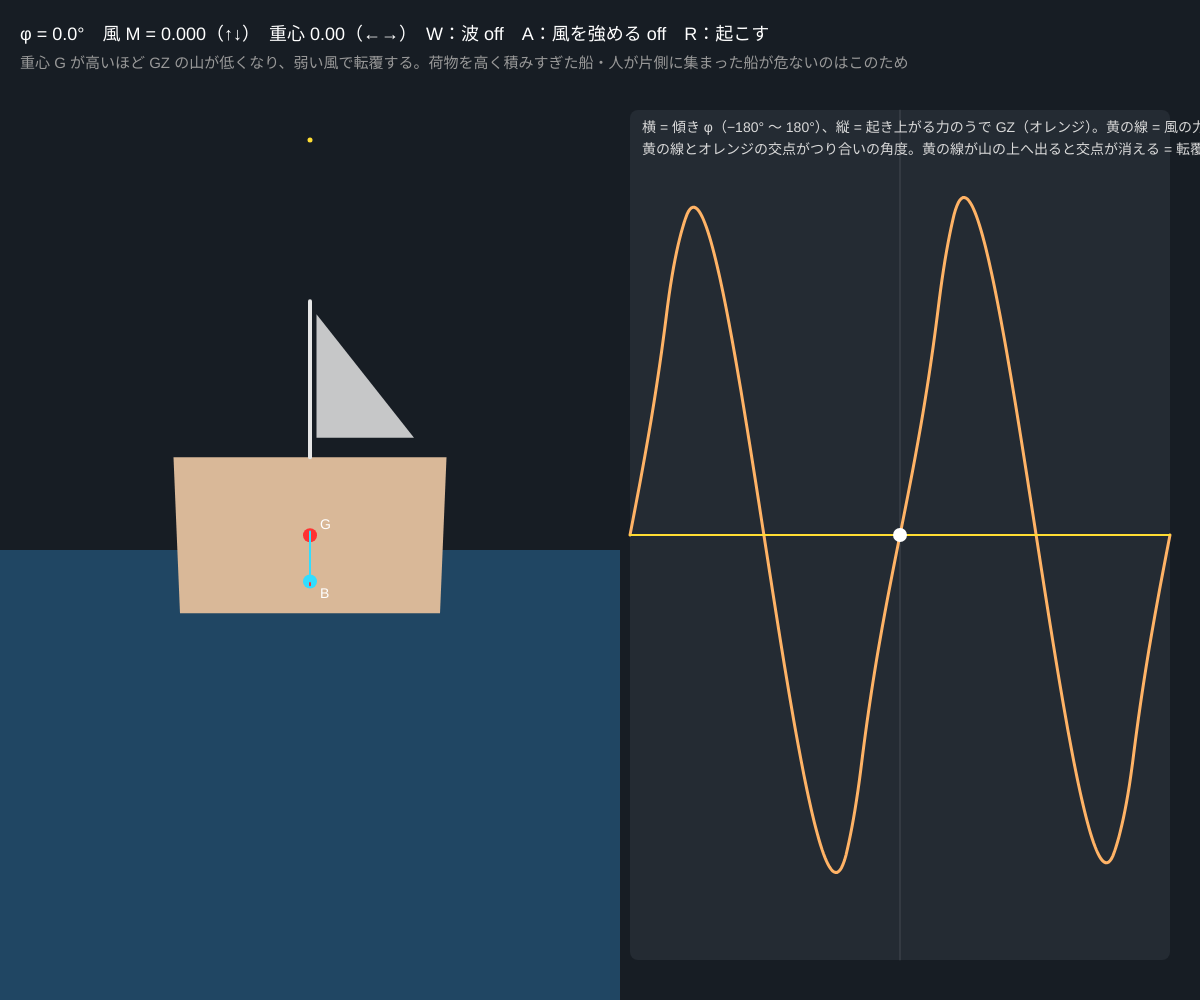
Frame 1 (no input)
Frame 60 (no input): identical to frame 1, image omitted
Frame 120 (the mouse pressed at the canvas centre since frame 60): identical to frame 1, image omitted

The p5.js sketch that drew this single still picture (run headless with seeded random() and noise() and a simulated clock; from frame 60 on, the mouse is pressed at the canvas centre):

// p5.js sketch
// ── sketch.js
// ============================================
// 11 船の転覆と復原力
// 船が傾くと、水に沈んだ部分の中心（浮心 B）が低い側へ動き、重心 G との間に「起き上がる力のうで」GZ ができる
//   外から傾ける力（風・波）M を少しずつ強くしても、船はなめらかに少し傾くだけ。でも M が GZ の山をこえると
//   つり合う角度がなくなり、一気に転覆する（折り目のカタストロフィー）。逆さまの船も安定 → 元には戻らない
// ↑↓ = 風の力 M / ←→ = 重心の高さ / W = 波 / A = 風をゆっくり強める / R = 起こす
// ============================================

let hull = [[-1, -0.6], [1, -0.6], [1.05, 0.6], [-1.05, 0.6]];   // ★ 船の断面（左右対称、y が上）
let fillRatio = 0.4;        // ★ 断面のうち水に沈む割合
let zg = 0.0;               // ★ 重心の高さ（断面の中心が 0）
let M = 0;                  // 外からの傾ける力
let phi = 0, omega = 0;     // 傾き（ラジアン）と角速度
let waves = false, auto = false;
let gzTab = [], cTab = [];  // 角度ごとの GZ と水面の高さ
let N = 360;
let t = 0;
let phiLog = [];

function setup() {
  createCanvas(windowWidth, windowHeight);
  colorMode(HSB, 360, 100, 100, 100);
  buildTable();
}

// ---- 船の計算：角度 φ で傾けたとき、決まった面積だけ沈む水面の高さ c を探し、沈んだ部分の中心 B を求める
function rot(p, a) { return [p[0] * Math.cos(a) - p[1] * Math.sin(a), p[0] * Math.sin(a) + p[1] * Math.cos(a)]; }
function clipBelow(poly, c) {          // y < c の部分だけ残す
  let out = [];
  for (let i = 0; i < poly.length; i++) {
    let p = poly[i], q = poly[(i + 1) % poly.length];
    let pin = p[1] < c, qin = q[1] < c;
    if (pin) out.push(p);
    if (pin !== qin) { let s = (c - p[1]) / (q[1] - p[1]); out.push([p[0] + s * (q[0] - p[0]), c]); }
  }
  return out;
}
function areaCentroid(poly) {
  let A = 0, cx = 0, cy = 0;
  for (let i = 0; i < poly.length; i++) {
    let p = poly[i], q = poly[(i + 1) % poly.length], cr = p[0] * q[1] - q[0] * p[1];
    A += cr; cx += (p[0] + q[0]) * cr; cy += (p[1] + q[1]) * cr;
  }
  A /= 2;
  return Math.abs(A) < 1e-9 ? { A: 0, x: 0, y: 0 } : { A: Math.abs(A), x: cx / (6 * A), y: cy / (6 * A) };
}
function buildTable() {
  let total = areaCentroid(hull).A, target = total * fillRatio;
  gzTab = []; cTab = [];
  for (let i = 0; i <= N; i++) {
    let a = -PI + TWO_PI * i / N;
    let poly = hull.map((p) => rot(p, a));
    let lo = -2, hi = 2;
    for (let k = 0; k < 40; k++) { let mid = (lo + hi) / 2; if (areaCentroid(clipBelow(poly, mid)).A < target) lo = mid; else hi = mid; }
    let B = areaCentroid(clipBelow(poly, lo));
    let G = rot([0, zg], a);
    gzTab.push(G[0] - B.x);     // ★ GZ > 0 なら起き上がる向きの力
    cTab.push(lo);
  }
}
function lookup(tab, a) {
  a = ((a + PI) % TWO_PI + TWO_PI) % TWO_PI - PI;
  let f = (a + PI) / TWO_PI * N, i = Math.min(N - 1, Math.floor(f));
  return tab[i] + (tab[i + 1] - tab[i]) * (f - i);
}

function draw() {
  background(210, 35, 14);
  if (auto) M = min(0.6, M + 0.0004);
  if (waves) t += 0.03;
  let Mtot = M + (waves ? 0.12 * Math.sin(t) : 0);
  for (let k = 0; k < 6; k++) {
    let dt = 1 / 360;
    omega += (-lookup(gzTab, phi) * 30 + Mtot * 30 - 1.2 * omega) * dt * 6;
    omega = constrain(omega, -20, 20);
    phi += omega * dt * 6;
  }
  phi = ((phi + PI) % TWO_PI + TWO_PI) % TWO_PI - PI;
  phiLog.push(phi); if (phiLog.length > 400) phiLog.shift();
  let capsized = abs(phi) > HALF_PI;

  // ---- 左：船
  let lw = width * 0.5, U = min(lw / 4.5, 130), cx = lw / 2 + 10, wy = height * 0.55;
  let c = lookup(cTab, phi);
  let toS = (p) => { let w = rot(p, phi); return [cx + w[0] * U, wy - (w[1] - c) * U]; };
  noStroke(); fill(0, 0, 100, 8);
  // 空と海
  fill(205, 70, 45, 80); rect(0, wy + (waves ? 6 * Math.sin(t * 2) : 0), lw + 20, height - wy);
  fill(capsized ? color(0, 60, 70) : color(30, 30, 85));
  beginShape(); for (let p of hull) { let s = toS(p); vertex(s[0], s[1]); } endShape(CLOSE);
  // マスト
  let m0 = toS([0, 0.6]), m1 = toS([0, 1.8]);
  stroke(0, 0, 90); strokeWeight(4); line(m0[0], m0[1], m1[0], m1[1]);
  noStroke(); fill(0, 0, 95, 80);
  let s1 = toS([0.05, 1.7]), s2 = toS([0.05, 0.75]), s3 = toS([0.8, 0.75]); triangle(s1[0], s1[1], s2[0], s2[1], s3[0], s3[1]);
  // G と B
  let poly = hull.map((p) => rot(p, phi));
  let B = areaCentroid(clipBelow(poly, c));
  let Gs = toS([0, zg]), Bs = [cx + B.x * U, wy - (B.y - c) * U];
  fill(0, 80, 100); circle(Gs[0], Gs[1], 14); fill(190, 80, 100); circle(Bs[0], Bs[1], 14);
  stroke(0, 80, 100); strokeWeight(2); line(Gs[0], Gs[1], Gs[0], Gs[1] + 50);
  stroke(190, 80, 100); line(Bs[0], Bs[1], Bs[0], Bs[1] - 50);
  noStroke(); fill(0, 0, 100); textSize(14); text('G', Gs[0] + 10, Gs[1] - 6); text('B', Bs[0] + 10, Bs[1] + 16);
  // 風の矢印
  let wl = Mtot * 300;
  stroke(50, 80, 100); strokeWeight(5); line(cx - wl, 140, cx, 140);
  if (capsized) { noStroke(); fill(0, 80, 100); textSize(30); text('転覆！ R で起こす', 30, height - 40); }

  // ---- 右：GZ 曲線
  let gx = lw + 30, gy = 110, gw = width - gx - 30, gh = height - 150;
  let gmax = 0; for (let v of gzTab) gmax = max(gmax, abs(v));
  let toA = (a) => gx + (a + PI) / TWO_PI * gw, toG = (v) => gy + gh / 2 - v / (gmax * 1.2) * (gh / 2 - 20);
  noStroke(); fill(210, 30, 20); rect(gx, gy, gw, gh, 8);
  stroke(0, 0, 100, 15); strokeWeight(1); line(gx, toG(0), gx + gw, toG(0)); line(toA(0), gy, toA(0), gy + gh);
  noFill(); stroke(30, 60, 100); strokeWeight(3);
  beginShape(); for (let i = 0; i <= N; i++) vertex(toA(-PI + TWO_PI * i / N), toG(gzTab[i])); endShape();
  stroke(50, 80, 100); strokeWeight(2); line(gx, toG(Mtot), gx + gw, toG(Mtot));
  noStroke(); fill(0, 0, 100); circle(toA(phi), toG(lookup(gzTab, phi)), 14);
  fill(0, 0, 85); textSize(14);
  text('横 = 傾き φ（−180° 〜 180°）、縦 = 起き上がる力のうで GZ（オレンジ）。黄の線 = 風の力 M', gx + 12, gy + 22);
  text('黄の線とオレンジの交点がつり合いの角度。黄の線が山の上へ出ると交点が消える = 転覆', gx + 12, gy + 44);

  noStroke(); fill(0, 0, 100); textSize(18);
  text('φ = ' + nf(degrees(phi), 1, 1) + '°　風 M = ' + nf(M, 1, 3) + '（↑↓）　重心 ' + nf(zg, 1, 2) + '（←→）　W：波 ' + (waves ? 'ON' : 'off') + '　A：風を強める ' + (auto ? 'ON' : 'off') + '　R：起こす', 20, 40);
  fill(0, 0, 60); textSize(15);
  text('重心 G が高いほど GZ の山が低くなり、弱い風で転覆する。荷物を高く積みすぎた船・人が片側に集まった船が危ないのはこのため', 20, 68);
}

function keyPressed() {
  if (key === UP_ARROW) { auto = false; M = min(0.6, M + 0.01); }
  if (key === DOWN_ARROW) { auto = false; M = max(-0.6, M - 0.01); }
  if (key === RIGHT_ARROW) { zg = min(0.8, zg + 0.05); buildTable(); }
  if (key === LEFT_ARROW) { zg = max(-0.5, zg - 0.05); buildTable(); }
  if (key === 'w' || key === 'W') waves = !waves;
  if (key === 'a' || key === 'A') { auto = !auto; if (auto) M = 0; }
  if (key === 'r' || key === 'R') { phi = 0; omega = 0; M = 0; auto = false; }
}

// ---------- やってみよう ----------
// 1. A で風をゆっくり強め、転覆した M の値を記録しよう。重心を上げる（→）とその値はどうなる？
// 2. 転覆したあと M を 0 に戻しても、船は起き上がらない。GZ のグラフで理由を説明しよう
// 3. 波（W）があると、GZ の山より弱い風でも転覆することがある。なぜ？
// 4. hull の形を変えよう：幅を広くする、船底を V 字にする（点を 1 つ足す）。GZ の山はどう変わる？
